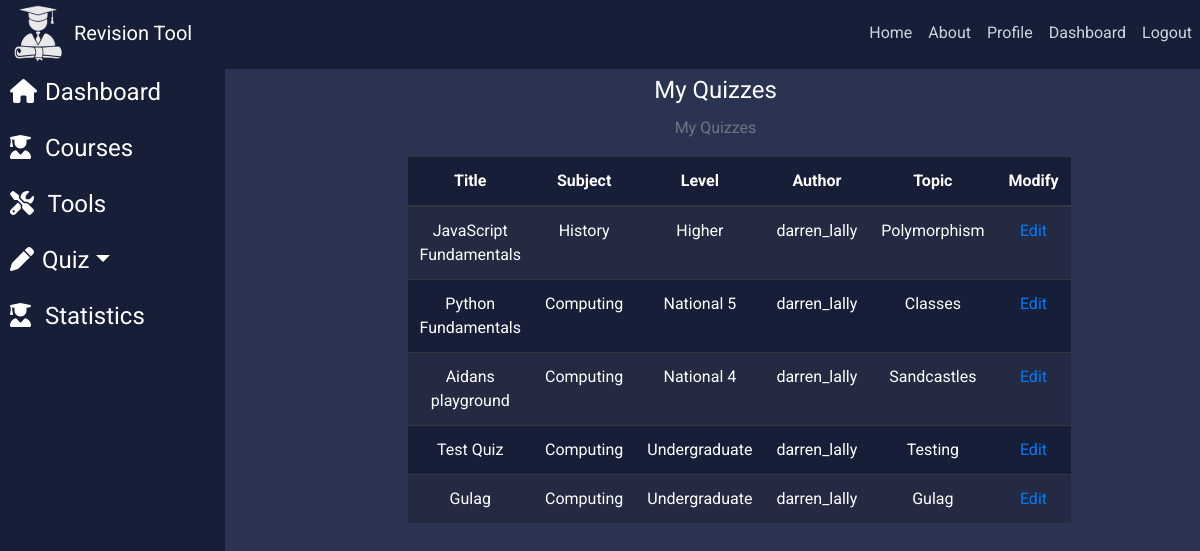
The app's page /my_quiz/ (signed in), older data.
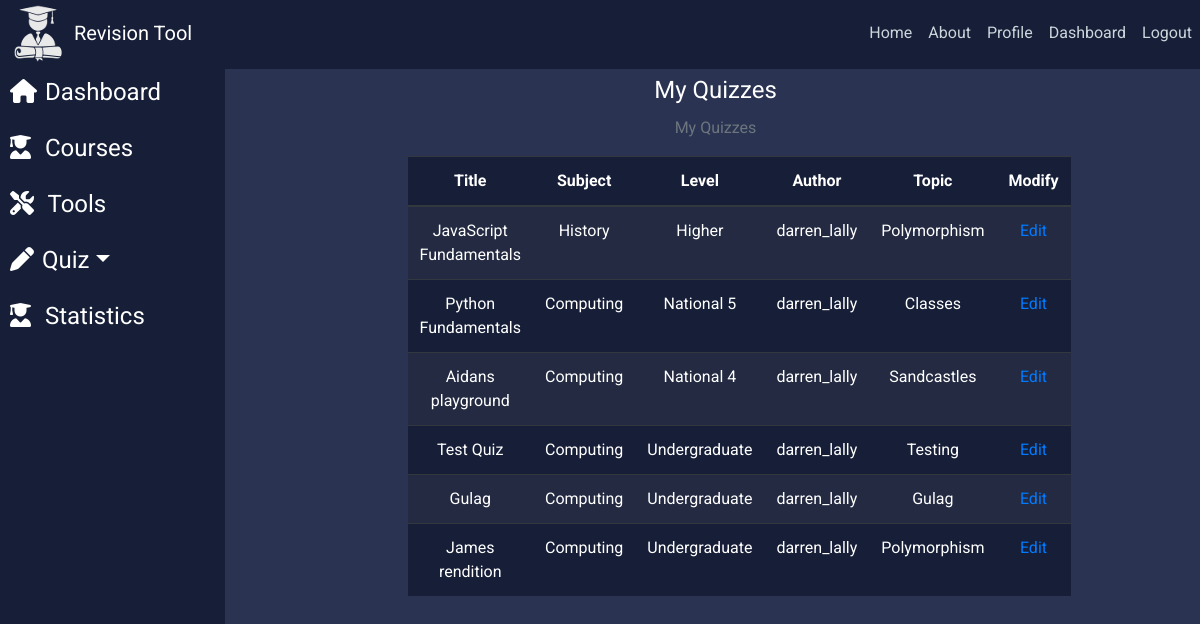
The same page, newer data.
### quiz/models.py (models this page shows, shortened)
class Quiz(models.Model):
    title = models.CharField(max_length = 200)
    subject = models.CharField(max_length = 20)
    level = models.CharField(max_length = 25)
    topic = models.CharField(max_length = 25)
    author = models.ForeignKey(settings.AUTH_USER_MODEL, on_delete = models.CASCADE)
    created = models.DateTimeField(auto_now_add=True,null=True,blank=True)
    class Meta:
        verbose_name_plural = "quiz"

### dashboard/views.py (the view)
# urls.py: path('my_quiz/', views.my_quiz, name='dashboard-my_quiz' ),
@login_required
def my_quiz(request):
     user = request.user
     user_posts = Quiz.objects.filter(author=request.user)
     user_questions = Questions.objects.filter
     args = {'posts': user_posts, 'questions': user_questions}
     return render(request, 'dashboard/my_quiz.html', args)

### dashboard/templates/dashboard/my_quiz.html
{% extends "dashboard/base.html" %}
{% block content %}
<div class="row justify-content-center">
  <div class="col-8 mt-2 text-center">
      <legend class="text-center">My Quizzes</legend>
      <p class="text-center text-muted">My Quizzes</p>
      <table class="table table-dark table-striped mx-auto">
          <thead>
            <tr>
              <th scope="col">Title</th>
              <th scope="col">Subject</th>
              <th scope="col">Level</th>
              <th scope="col">Author</th>
              <th scope="col">Topic</th>
              <th scope="col">Modify</th>
            </tr>
          </thead>
          <tbody>
              {% for post in posts%}
              <tr>
              <td>{{post.title}}</td>
              <td>{{post.subject}}</td>
              <td>{{post.level}}</td>
              <td>{{post.author}}</td>
              <td>{{post.topic}}</td>
              <td><a href="{% url 'view-quiz' pk=post.pk auth=post.author quz=post.title %}">Edit</a></td>
              </tr>
              {% endfor %}
          </tbody>
        </table>
  </div>
</div>
{% endblock content %}

Row changes from the older to the newer data that the page shows:
added Quiz: title "James rendition", subject "Computing", level "Undergraduate", author "darren_lally", topic "Polymorphism"
